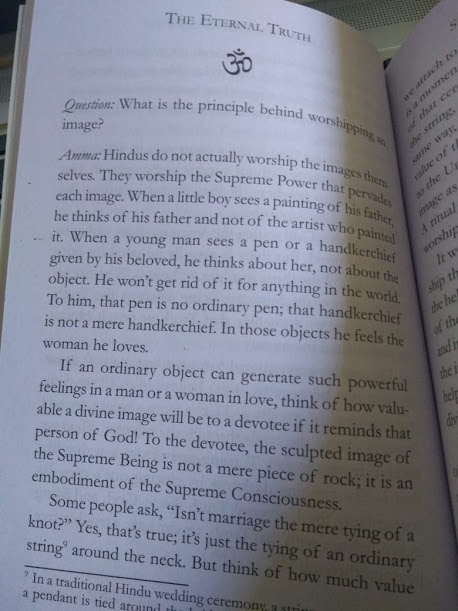
#> input picture Assignment8b/Problem2/page.jpg, 458 x 611 px
$ python problem2.py
#> lines starting #> are read from the running program, lines starting #| are printed output that depends on the picture; after the words box and inside, x2 and y2 are one past the last pixel; in counts of white or black regions, pixels touching at a corner belong together
import cv2
import numpy as np

img = cv2.imread('page.jpg', cv2.IMREAD_GRAYSCALE)
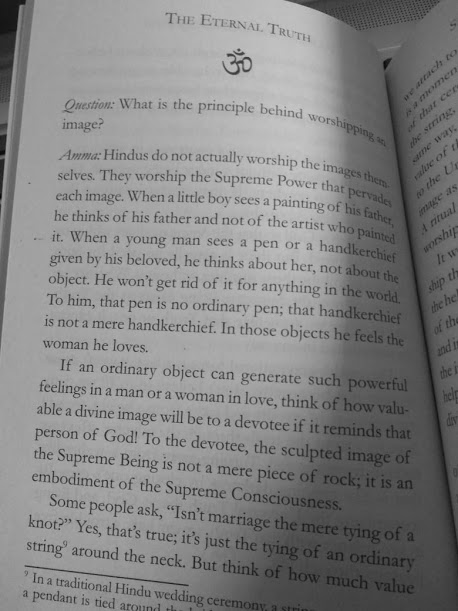
#> img: shape (611, 458); min 5, max 204, mean 131
cv2.imshow('gray', img)

_, global_th = cv2.threshold(img,150,255,cv2.THRESH_BINARY)
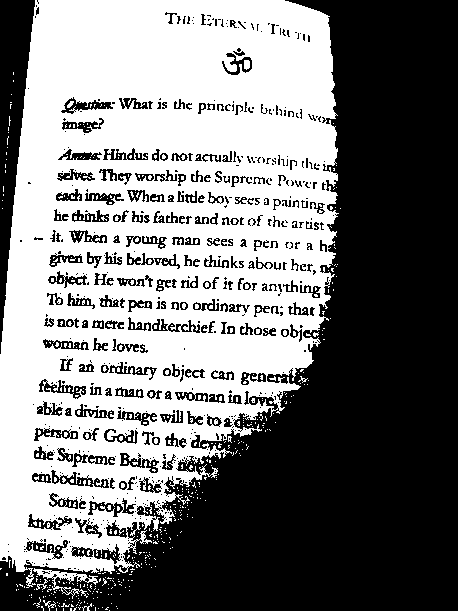
#> global_th: shape (611, 458); 48.7% white; 638 white regions (628 under 20 px), largest, box (x1, y1, x2, y2) and area: (0, 0, 339, 588) 132486, (33, 568, 98, 599) 486, (244, 60, 250, 70) 53
cv2.imshow('global_thresholded', global_th)
cv2.imwrite('global_thresholded.jpg', global_th)

local_th = cv2.adaptiveThreshold(img,255,cv2.ADAPTIVE_THRESH_GAUSSIAN_C,cv2.THRESH_BINARY,11,2)
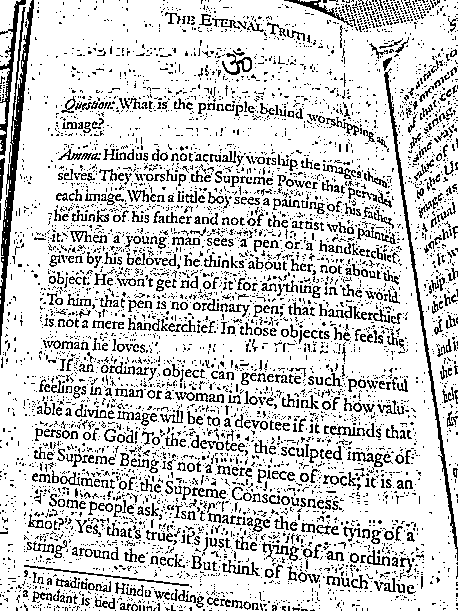
#> local_th: shape (611, 458); 81% white; black in thin lines or dots
cv2.imshow('local_thresholded', local_th)
cv2.imwrite('local_thresholded.jpg',local_th)
cv2.waitKey(0)
